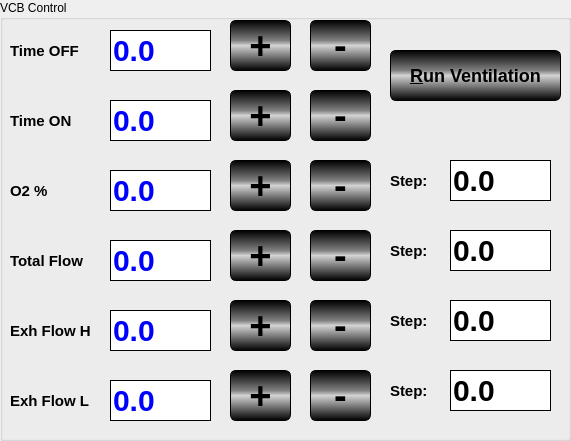
  <widget class="QGroupBox" name="groupBox_4" >
   <property name="geometry" >
    <rect>
     <x>240</x>
     <y>0</y>
     <width>571</width>
     <height>441</height>
    </rect>
   </property>
   <property name="title" >
    <string>VCB Control</string>
   </property>
   <widget class="QLabel" name="label_16" >
    <property name="geometry" >
     <rect>
      <x>10</x>
      <y>40</y>
      <width>94</width>
      <height>22</height>
     </rect>
    </property>
    <property name="styleSheet" >
     <string>QLabel
 {
   border-width: 1px;  
   border-color: black;
   font: bold 15px;
 }
</string>
    </property>
    <property name="text" >
     <string>Time OFF</string>
    </property>
   </widget>
   <widget class="QLabel" name="label_17" >
    <property name="geometry" >
     <rect>
      <x>-60</x>
      <y>10</y>
      <width>71</width>
      <height>21</height>
     </rect>
    </property>
    <property name="text" >
     <string>Total Flow:</string>
    </property>
   </widget>
   <widget class="QLineEdit" name="IDC_TotalFlowResult" >
    <property name="geometry" >
     <rect>
      <x>110</x>
      <y>240</y>
      <width>101</width>
      <height>41</height>
     </rect>
    </property>
    <property name="styleSheet" >
     <string>QLineEdit
 {
   background-color: white;
   border-style: outset;
   border-width: 1px;  
   border-color: black;
   font: bold 30px;
   color: blue;
 }
</string>
    </property>
    <property name="text" >
     <string>0.0</string>
    </property>
   </widget>
   <widget class="QLabel" name="label_18" >
    <property name="geometry" >
     <rect>
      <x>10</x>
      <y>110</y>
      <width>90</width>
      <height>22</height>
     </rect>
    </property>
    <property name="styleSheet" >
     <string>QLabel
 {
   border-width: 1px;  
   border-color: black;
   font: bold 15px;
 }
</string>
    </property>
    <property name="text" >
     <string>Time ON</string>
    </property>
   </widget>
   <widget class="QLineEdit" name="IDC_ExhalFlow" >
    <property name="geometry" >
     <rect>
      <x>110</x>
      <y>310</y>
      <width>101</width>
      <height>41</height>
     </rect>
    </property>
    <property name="styleSheet" >
     <string>QLineEdit
 {
   background-color: white;
   border-style: outset;
   border-width: 1px;  
   border-color: black;
   font: bold 30px;
   color: blue;
 }
</string>
    </property>
    <property name="text" >
     <string>0.0</string>
    </property>
   </widget>
   <widget class="QLineEdit" name="IDC_O2Percents" >
    <property name="geometry" >
     <rect>
      <x>110</x>
      <y>170</y>
      <width>101</width>
      <height>41</height>
     </rect>
    </property>
    <property name="styleSheet" >
     <string>QLineEdit
 {
   background-color: white;
   border-style: outset;
   border-width: 1px;  
   border-color: black;
   font: bold 30px;
   color: blue;
 }
</string>
    </property>
    <property name="text" >
     <string>0.0</string>
    </property>
   </widget>
   <widget class="QLineEdit" name="IDC_TimeOff" >
    <property name="geometry" >
     <rect>
      <x>110</x>
      <y>100</y>
      <width>101</width>
      <height>41</height>
     </rect>
    </property>
    <property name="styleSheet" >
     <string>QLineEdit
 {
   background-color: white;
   border-style: outset;
   border-width: 1px;  
   border-color: black;
   font: bold 30px;
   color: blue;
 }
</string>
    </property>
    <property name="text" >
     <string>0.0</string>
    </property>
   </widget>
   <widget class="QLineEdit" name="IDC_TimeON" >
    <property name="geometry" >
     <rect>
      <x>110</x>
      <y>30</y>
      <width>101</width>
      <height>41</height>
     </rect>
    </property>
    <property name="styleSheet" >
     <string>QLineEdit
 {
   background-color: white;
   border-style: outset;
   border-width: 1px;  
   border-color: black;
   font: bold 30px;
   color: blue;
 }
</string>
    </property>
    <property name="text" >
     <string>0.0</string>
    </property>
   </widget>
   <widget class="QLineEdit" name="IDC_ExhalFlow2" >
    <property name="geometry" >
     <rect>
      <x>110</x>
      <y>380</y>
      <width>101</width>
      <height>41</height>
     </rect>
    </property>
    <property name="styleSheet" >
     <string>QLineEdit
 {
   background-color: white;
   border-style: outset;
   border-width: 1px;  
   border-color: black;
   font: bold 30px;
   color: blue;
 }
</string>
    </property>
    <property name="text" >
     <string>0.0</string>
    </property>
   </widget>
   <widget class="QLabel" name="label_19" >
    <property name="geometry" >
     <rect>
      <x>10</x>
      <y>180</y>
      <width>94</width>
      <height>22</height>
     </rect>
    </property>
    <property name="styleSheet" >
     <string>QLabel
 {
   border-width: 1px;  
   border-color: black;
   font: bold 15px;
 }
</string>
    </property>
    <property name="text" >
     <string>O2 %</string>
    </property>
   </widget>
   <widget class="QLabel" name="label_20" >
    <property name="geometry" >
     <rect>
      <x>10</x>
      <y>250</y>
      <width>94</width>
      <height>22</height>
     </rect>
    </property>
    <property name="styleSheet" >
     <string>QLabel
 {
   border-width: 1px;  
   border-color: black;
   font: bold 15px;
 }
</string>
    </property>
    <property name="text" >
     <string>Total Flow</string>
    </property>
   </widget>
   <widget class="QLabel" name="label_21" >
    <property name="geometry" >
     <rect>
      <x>10</x>
      <y>320</y>
      <width>94</width>
      <height>22</height>
     </rect>
    </property>
    <property name="styleSheet" >
     <string>QLabel
 {
   border-width: 1px;  
   border-color: black;
   font: bold 15px;
 }
</string>
    </property>
    <property name="text" >
     <string>Exh Flow H</string>
    </property>
   </widget>
   <widget class="QLabel" name="label_22" >
    <property name="geometry" >
     <rect>
      <x>10</x>
      <y>390</y>
      <width>94</width>
      <height>22</height>
     </rect>
    </property>
    <property name="styleSheet" >
     <string>QLabel
 {
   border-width: 1px;  
   border-color: black;
   font: bold 15px;
 }
</string>
    </property>
    <property name="text" >
     <string>Exh Flow L</string>
    </property>
   </widget>
   <widget class="QPushButton" name="IDC_TimeONPlus" >
    <property name="geometry" >
     <rect>
      <x>230</x>
      <y>20</y>
      <width>61</width>
      <height>51</height>
     </rect>
    </property>
    <property name="styleSheet" >
     <string>QPushButton 
{
  color: black;

  background-color: qlineargradient(x1:0, y1:0, x2:0, y2:1, stop: 0 black, stop: 0.4 gray, stop: 0.5 lightgray, stop: 1.0 black);
  border: 1px solid black;
  border-radius: 6px;
  font: bold 38px;  
}

QPushButton:hover 
{  
  background-color: qlineargradient(x1:0, y1:0, x2:0, y2:1, stop: 0 black, stop: 0.5 darkgray, stop: 1.0 black);
  border: 1px solid red;
}

QPushButton:pressed 
{
  background-color: qlineargradient(x1:0, y1:0, x2:0, y2:1, stop: 0 black, stop: 0.5 RGB(255, 255, 255), stop: 1.0 black);
}</string>
    </property>
    <property name="text" >
     <string>+</string>
    </property>
   </widget>
   <widget class="QPushButton" name="IDC_TimeONMinus" >
    <property name="geometry" >
     <rect>
      <x>310</x>
      <y>20</y>
      <width>61</width>
      <height>51</height>
     </rect>
    </property>
    <property name="styleSheet" >
     <string>QPushButton 
{
  color: black;

  background-color: qlineargradient(x1:0, y1:0, x2:0, y2:1, stop: 0 black, stop: 0.4 gray, stop: 0.5 lightgray, stop: 1.0 black);
  border: 1px solid black;
  border-radius: 6px;
  font: bold 38px;  
}

QPushButton:hover 
{  
  background-color: qlineargradient(x1:0, y1:0, x2:0, y2:1, stop: 0 black, stop: 0.5 darkgray, stop: 1.0 black);
  border: 1px solid red;
}

QPushButton:pressed 
{
  background-color: qlineargradient(x1:0, y1:0, x2:0, y2:1, stop: 0 black, stop: 0.5 RGB(255, 255, 255), stop: 1.0 black);
}</string>
    </property>
    <property name="text" >
     <string>-</string>
    </property>
   </widget>
   <widget class="QPushButton" name="IDC_TimeOFFPlus" >
    <property name="geometry" >
     <rect>
      <x>230</x>
      <y>90</y>
      <width>61</width>
      <height>51</height>
     </rect>
    </property>
    <property name="styleSheet" >
     <string>QPushButton 
{
  color: black;

  background-color: qlineargradient(x1:0, y1:0, x2:0, y2:1, stop: 0 black, stop: 0.4 gray, stop: 0.5 lightgray, stop: 1.0 black);
  border: 1px solid black;
  border-radius: 6px;
  font: bold 38px;  
}

QPushButton:hover 
{  
  background-color: qlineargradient(x1:0, y1:0, x2:0, y2:1, stop: 0 black, stop: 0.5 darkgray, stop: 1.0 black);
  border: 1px solid red;
}

QPushButton:pressed 
{
  background-color: qlineargradient(x1:0, y1:0, x2:0, y2:1, stop: 0 black, stop: 0.5 RGB(255, 255, 255), stop: 1.0 black);
}</string>
    </property>
    <property name="text" >
     <string>+</string>
    </property>
   </widget>
   <widget class="QPushButton" name="IDC_TimeOFFMinus" >
    <property name="geometry" >
     <rect>
      <x>310</x>
      <y>90</y>
      <width>61</width>
      <height>51</height>
     </rect>
    </property>
    <property name="styleSheet" >
     <string>QPushButton 
{
  color: black;

  background-color: qlineargradient(x1:0, y1:0, x2:0, y2:1, stop: 0 black, stop: 0.4 gray, stop: 0.5 lightgray, stop: 1.0 black);
  border: 1px solid black;
  border-radius: 6px;
  font: bold 38px;  
}

QPushButton:hover 
{  
  background-color: qlineargradient(x1:0, y1:0, x2:0, y2:1, stop: 0 black, stop: 0.5 darkgray, stop: 1.0 black);
  border: 1px solid red;
}

QPushButton:pressed 
{
  background-color: qlineargradient(x1:0, y1:0, x2:0, y2:1, stop: 0 black, stop: 0.5 RGB(255, 255, 255), stop: 1.0 black);
}</string>
    </property>
    <property name="text" >
     <string>-</string>
    </property>
   </widget>
   <widget class="QPushButton" name="IDC_TotalFlowMinus" >
    <property name="geometry" >
     <rect>
      <x>310</x>
      <y>230</y>
      <width>61</width>
      <height>51</height>
     </rect>
    </property>
    <property name="styleSheet" >
     <string>QPushButton 
{
  color: black;

  background-color: qlineargradient(x1:0, y1:0, x2:0, y2:1, stop: 0 black, stop: 0.4 gray, stop: 0.5 lightgray, stop: 1.0 black);
  border: 1px solid black;
  border-radius: 6px;
  font: bold 38px;  
}

QPushButton:hover 
{  
  background-color: qlineargradient(x1:0, y1:0, x2:0, y2:1, stop: 0 black, stop: 0.5 darkgray, stop: 1.0 black);
  border: 1px solid red;
}

QPushButton:pressed 
{
  background-color: qlineargradient(x1:0, y1:0, x2:0, y2:1, stop: 0 black, stop: 0.5 RGB(255, 255, 255), stop: 1.0 black);
}</string>
    </property>
    <property name="text" >
     <string>-</string>
    </property>
   </widget>
   <widget class="QPushButton" name="IDC_TotalFlowPlus" >
    <property name="geometry" >
     <rect>
      <x>230</x>
      <y>230</y>
      <width>61</width>
      <height>51</height>
     </rect>
    </property>
    <property name="styleSheet" >
     <string>QPushButton 
{
  color: black;

  background-color: qlineargradient(x1:0, y1:0, x2:0, y2:1, stop: 0 black, stop: 0.4 gray, stop: 0.5 lightgray, stop: 1.0 black);
  border: 1px solid black;
  border-radius: 6px;
  font: bold 38px;  
}

QPushButton:hover 
{  
  background-color: qlineargradient(x1:0, y1:0, x2:0, y2:1, stop: 0 black, stop: 0.5 darkgray, stop: 1.0 black);
  border: 1px solid red;
}

QPushButton:pressed 
{
  background-color: qlineargradient(x1:0, y1:0, x2:0, y2:1, stop: 0 black, stop: 0.5 RGB(255, 255, 255), stop: 1.0 black);
}</string>
    </property>
    <property name="text" >
     <string>+</string>
    </property>
   </widget>
   <widget class="QPushButton" name="IDC_ExhFlowMinus" >
    <property name="geometry" >
     <rect>
      <x>310</x>
      <y>300</y>
      <width>61</width>
      <height>51</height>
     </rect>
    </property>
    <property name="styleSheet" >
     <string>QPushButton 
{
  color: black;

  background-color: qlineargradient(x1:0, y1:0, x2:0, y2:1, stop: 0 black, stop: 0.4 gray, stop: 0.5 lightgray, stop: 1.0 black);
  border: 1px solid black;
  border-radius: 6px;
  font: bold 38px;  
}

QPushButton:hover 
{  
  background-color: qlineargradient(x1:0, y1:0, x2:0, y2:1, stop: 0 black, stop: 0.5 darkgray, stop: 1.0 black);
  border: 1px solid red;
}

QPushButton:pressed 
{
  background-color: qlineargradient(x1:0, y1:0, x2:0, y2:1, stop: 0 black, stop: 0.5 RGB(255, 255, 255), stop: 1.0 black);
}</string>
    </property>
    <property name="text" >
     <string>-</string>
    </property>
   </widget>
   <widget class="QPushButton" name="IDC_ExhFlowPlus" >
    <property name="geometry" >
     <rect>
      <x>230</x>
      <y>300</y>
      <width>61</width>
      <height>51</height>
     </rect>
    </property>
    <property name="styleSheet" >
     <string>QPushButton 
{
  color: black;

  background-color: qlineargradient(x1:0, y1:0, x2:0, y2:1, stop: 0 black, stop: 0.4 gray, stop: 0.5 lightgray, stop: 1.0 black);
  border: 1px solid black;
  border-radius: 6px;
  font: bold 38px;  
}

QPushButton:hover 
{  
  background-color: qlineargradient(x1:0, y1:0, x2:0, y2:1, stop: 0 black, stop: 0.5 darkgray, stop: 1.0 black);
  border: 1px solid red;
}

QPushButton:pressed 
{
  background-color: qlineargradient(x1:0, y1:0, x2:0, y2:1, stop: 0 black, stop: 0.5 RGB(255, 255, 255), stop: 1.0 black);
}</string>
    </property>
    <property name="text" >
     <string>+</string>
    </property>
   </widget>
   <widget class="QPushButton" name="IDC_ExhFlowMinus2" >
    <property name="geometry" >
     <rect>
      <x>310</x>
      <y>370</y>
      <width>61</width>
      <height>51</height>
     </rect>
    </property>
    <property name="styleSheet" >
     <string>QPushButton 
{
  color: black;

  background-color: qlineargradient(x1:0, y1:0, x2:0, y2:1, stop: 0 black, stop: 0.4 gray, stop: 0.5 lightgray, stop: 1.0 black);
  border: 1px solid black;
  border-radius: 6px;
  font: bold 38px;  
}

QPushButton:hover 
{  
  background-color: qlineargradient(x1:0, y1:0, x2:0, y2:1, stop: 0 black, stop: 0.5 darkgray, stop: 1.0 black);
  border: 1px solid red;
}

QPushButton:pressed 
{
  background-color: qlineargradient(x1:0, y1:0, x2:0, y2:1, stop: 0 black, stop: 0.5 RGB(255, 255, 255), stop: 1.0 black);
}</string>
    </property>
    <property name="text" >
     <string>-</string>
    </property>
   </widget>
   <widget class="QPushButton" name="IDC_ExhFlowPlus2" >
    <property name="geometry" >
     <rect>
      <x>230</x>
      <y>370</y>
      <width>61</width>
      <height>51</height>
     </rect>
    </property>
    <property name="styleSheet" >
     <string>QPushButton 
{
  color: black;

  background-color: qlineargradient(x1:0, y1:0, x2:0, y2:1, stop: 0 black, stop: 0.4 gray, stop: 0.5 lightgray, stop: 1.0 black);
  border: 1px solid black;
  border-radius: 6px;
  font: bold 38px;  
}

QPushButton:hover 
{  
  background-color: qlineargradient(x1:0, y1:0, x2:0, y2:1, stop: 0 black, stop: 0.5 darkgray, stop: 1.0 black);
  border: 1px solid red;
}

QPushButton:pressed 
{
  background-color: qlineargradient(x1:0, y1:0, x2:0, y2:1, stop: 0 black, stop: 0.5 RGB(255, 255, 255), stop: 1.0 black);
}</string>
    </property>
    <property name="text" >
     <string>+</string>
    </property>
   </widget>
   <widget class="QPushButton" name="IDC_O2PercentPlus" >
    <property name="geometry" >
     <rect>
      <x>230</x>
      <y>160</y>
      <width>61</width>
      <height>51</height>
     </rect>
    </property>
    <property name="styleSheet" >
     <string>QPushButton 
{
  color: black;

  background-color: qlineargradient(x1:0, y1:0, x2:0, y2:1, stop: 0 black, stop: 0.4 gray, stop: 0.5 lightgray, stop: 1.0 black);
  border: 1px solid black;
  border-radius: 6px;
  font: bold 38px;  
}

QPushButton:hover 
{  
  background-color: qlineargradient(x1:0, y1:0, x2:0, y2:1, stop: 0 black, stop: 0.5 darkgray, stop: 1.0 black);
  border: 1px solid red;
}

QPushButton:pressed 
{
  background-color: qlineargradient(x1:0, y1:0, x2:0, y2:1, stop: 0 black, stop: 0.5 RGB(255, 255, 255), stop: 1.0 black);
}</string>
    </property>
    <property name="text" >
     <string>+</string>
    </property>
   </widget>
   <widget class="QPushButton" name="IDC_O2PercentMinus" >
    <property name="geometry" >
     <rect>
      <x>310</x>
      <y>160</y>
      <width>61</width>
      <height>51</height>
     </rect>
    </property>
    <property name="styleSheet" >
     <string>QPushButton 
{
  color: black;

  background-color: qlineargradient(x1:0, y1:0, x2:0, y2:1, stop: 0 black, stop: 0.4 gray, stop: 0.5 lightgray, stop: 1.0 black);
  border: 1px solid black;
  border-radius: 6px;
  font: bold 38px;  
}

QPushButton:hover 
{  
  background-color: qlineargradient(x1:0, y1:0, x2:0, y2:1, stop: 0 black, stop: 0.5 darkgray, stop: 1.0 black);
  border: 1px solid red;
}

QPushButton:pressed 
{
  background-color: qlineargradient(x1:0, y1:0, x2:0, y2:1, stop: 0 black, stop: 0.5 RGB(255, 255, 255), stop: 1.0 black);
}</string>
    </property>
    <property name="text" >
     <string>-</string>
    </property>
   </widget>
   <widget class="QLineEdit" name="IDC_O2PercentsSteps" >
    <property name="geometry" >
     <rect>
      <x>450</x>
      <y>160</y>
      <width>101</width>
      <height>41</height>
     </rect>
    </property>
    <property name="styleSheet" >
     <string>QLineEdit
 {
   background-color: white;
   border-style: outset;
   border-width: 1px;  
   border-color: black;
   font: bold 30px;
 }
</string>
    </property>
    <property name="text" >
     <string>0.0</string>
    </property>
   </widget>
   <widget class="QLabel" name="label_23" >
    <property name="geometry" >
     <rect>
      <x>390</x>
      <y>170</y>
      <width>51</width>
      <height>22</height>
     </rect>
    </property>
    <property name="styleSheet" >
     <string>QLabel
 {
   border-width: 1px;  
   border-color: black;
   font: bold 15px;
 }
</string>
    </property>
    <property name="text" >
     <string>Step:</string>
    </property>
   </widget>
   <widget class="QLineEdit" name="IDC_TotalFlowSteps" >
    <property name="geometry" >
     <rect>
      <x>450</x>
      <y>230</y>
      <width>101</width>
      <height>41</height>
     </rect>
    </property>
    <property name="styleSheet" >
     <string>QLineEdit
 {
   background-color: white;
   border-style: outset;
   border-width: 1px;  
   border-color: black;
   font: bold 30px;
 }
</string>
    </property>
    <property name="text" >
     <string>0.0</string>
    </property>
   </widget>
   <widget class="QLineEdit" name="IDC_ExhFlowSteps" >
    <property name="geometry" >
     <rect>
      <x>450</x>
      <y>300</y>
      <width>101</width>
      <height>41</height>
     </rect>
    </property>
    <property name="styleSheet" >
     <string>QLineEdit
 {
   background-color: white;
   border-style: outset;
   border-width: 1px;  
   border-color: black;
   font: bold 30px;
 }
</string>
    </property>
    <property name="text" >
     <string>0.0</string>
    </property>
   </widget>
   <widget class="QLineEdit" name="IDC_ExhFlowSteps2" >
    <property name="geometry" >
     <rect>
      <x>450</x>
      <y>370</y>
      <width>101</width>
      <height>41</height>
     </rect>
    </property>
    <property name="styleSheet" >
     <string>QLineEdit
 {
   background-color: white;
   border-style: outset;
   border-width: 1px;  
   border-color: black;
   font: bold 30px;
 }
</string>
    </property>
    <property name="text" >
     <string>0.0</string>
    </property>
   </widget>
   <widget class="QPushButton" name="IDC_RunVentilation" >
    <property name="geometry" >
     <rect>
      <x>390</x>
      <y>50</y>
      <width>171</width>
      <height>51</height>
     </rect>
    </property>
    <property name="styleSheet" >
     <string>QPushButton 
{
  color: black;

  background-color: qlineargradient(x1:0, y1:0, x2:0, y2:1, stop: 0 black, stop: 0.4 gray, stop: 0.5 lightgray, stop: 1.0 black);
  border: 1px solid black;
  border-radius: 6px;
  font: bold 18px;  
}

QPushButton:hover 
{  
  background-color: qlineargradient(x1:0, y1:0, x2:0, y2:1, stop: 0 black, stop: 0.5 darkgray, stop: 1.0 black);
  border: 1px solid red;
}

QPushButton:pressed 
{
  background-color: qlineargradient(x1:0, y1:0, x2:0, y2:1, stop: 0 black, stop: 0.5 RGB(255, 255, 255), stop: 1.0 black);
}</string>
    </property>
    <property name="text" >
     <string>&amp;Run Ventilation</string>
    </property>
   </widget>
   <widget class="QLabel" name="label_25" >
    <property name="geometry" >
     <rect>
      <x>390</x>
      <y>240</y>
      <width>51</width>
      <height>22</height>
     </rect>
    </property>
    <property name="styleSheet" >
     <string>QLabel
 {
   border-width: 1px;  
   border-color: black;
   font: bold 15px;
 }
</string>
    </property>
    <property name="text" >
     <string>Step:</string>
    </property>
   </widget>
   <widget class="QLabel" name="label_26" >
    <property name="geometry" >
     <rect>
      <x>390</x>
      <y>310</y>
      <width>51</width>
      <height>22</height>
     </rect>
    </property>
    <property name="styleSheet" >
     <string>QLabel
 {
   border-width: 1px;  
   border-color: black;
   font: bold 15px;
 }
</string>
    </property>
    <property name="text" >
     <string>Step:</string>
    </property>
   </widget>
   <widget class="QLabel" name="label_27" >
    <property name="geometry" >
     <rect>
      <x>390</x>
      <y>380</y>
      <width>51</width>
      <height>22</height>
     </rect>
    </property>
    <property name="styleSheet" >
     <string>QLabel
 {
   border-width: 1px;  
   border-color: black;
   font: bold 15px;
 }
</string>
    </property>
    <property name="text" >
     <string>Step:</string>
    </property>
   </widget>
  </widget>
